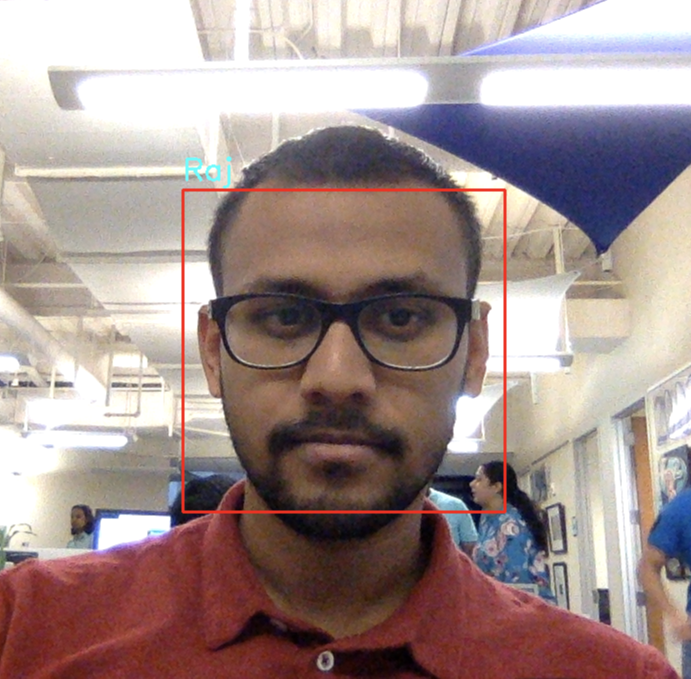
#> input picture sample.png, 1382 x 1357 px, given in place of the camera (shown at 1/2 size)
$ python face_recognition.py
#> lines starting #> are read from the running program, lines starting #| are printed output that depends on the picture; after the words box and inside, x2 and y2 are one past the last pixel; in counts of white or black regions, pixels touching at a corner belong together
"""
@author: likarajo
"""

import numpy as np
import cv2

# Source Camera location
#source = "rtsp://admin:admin2016@192.168.1.2//Streaming/Channels/2"
source = 0 # PC camera

# Load image data files
face_01 = np.load('./data/face_01.npy').reshape(20, 50*50*3)
#> (reads data/face_01.npy from the repository)
face_02 = np.load('./data/face_02.npy').reshape(20, 50*50*3)
#> (reads data/face_02.npy from the repository)

# Create dataset
data = np.concatenate([face_01, face_02])

# Prepare labels
labels = np.zeros((40, 1))
labels[:20, :] = 0.0     # Label 0 => Raj
labels[20:40, :] = 1.0

# Create dictionary to map labels to text
faces = {
    0: 'Raj',
    1: 'Surajit'
}

# Function to calculate Euclidean distance
def euclidean_distance(x1, x2):
    return np.sqrt(sum((x1-x2)**2))

# K Nearest Neighbors algorithm to detect label
def knn(x, train, targets, k=5):
    n = train.shape[0]
    dist = []
    for i in range(n):
        dist.append(euclidean_distance(x, train[i]))
    dist = np.asarray(dist)
    indx = np.argsort(dist)
    sorted_labels = labels[indx][:k]
    counts = np.unique(sorted_labels, return_counts=True)
    return counts[0][np.argmax(counts[1])]

# Haar Cascade Classifier object for face object detection
haarCascadeClf = cv2.CascadeClassifier('./haarcascade_frontalface_default.xml')

# Font object
font = cv2.FONT_HERSHEY_SIMPLEX

# Camera object to capture images
camera = cv2.VideoCapture(source)

print('Detecting Image...')

while True:
    # Capture image frame
    ret, frame = camera.read()
#> frame is the input picture: shape (1357, 1382, 3); mean B, G, R 142, 144.4, 162.9

    # If camera is working fine, proceed
    if ret == True:

        # Convert the current frame to grayscale
        grayFaceImg = cv2.cvtColor(frame, cv2.COLOR_BGR2GRAY)
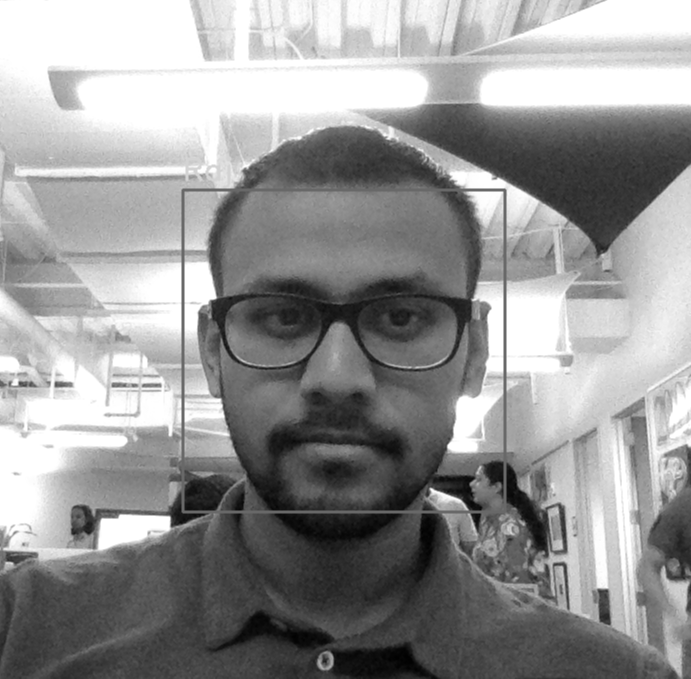
#> grayFaceImg: shape (1357, 1382) (shown at 1/2 size); min 0, max 255, mean 149.7

        # Detect objects of different sizes from the input image and return as a list of rectangles.
        # Using Haar-CascadeClassifier -> detectMultiScale(image, scaleFactor, minNeighbors)
        faceObjects = haarCascadeClf.detectMultiScale(grayFaceImg, 1.3, 5)
#> faceObjects = [[366, 382, 643, 643]]

        # For each face object we have the corner coordinates (x, y) and the width and height of the object
        for (x, y, w, h) in faceObjects:

            # Get the component from the captured frame
            face_component = frame[y:y+h, x:x+w, :]

            # Transform the component into a data by resizing
            face_data = cv2.resize(face_component, (50, 50))

            # Predict the label of the data using knn
            face_label = knn(face_data.flatten(), data, labels)

            # Map the label to its corresponding text
            text = faces[int(face_label)]

            # Render the specified text string in the image
            # putText(img, text, origin, fontFace, fontScale, color(BGR))
            cv2.putText(frame, text, (x, y-10), font, 1 , (255, 255, 0), 2)

            # Render a rectangle around the face in the frame for vizualization
            # rectangle(img, vertex, opp_vertex, color, thickness)
            cv2.rectangle(frame, (x, y), (x+w, y+h), (0, 0, 255), 2)
#> this loop made 1 pass
#> (x, y, w, h, n in knn, sorted_labels in knn, counts in knn, face_label) on pass 1: (366, 382, 643, 643, 40, [0, 0, 0, 0, 0], ([0], [5]), 0)
#> pass 1, `face_component = frame[y:y+h, x:x+w, :]`:
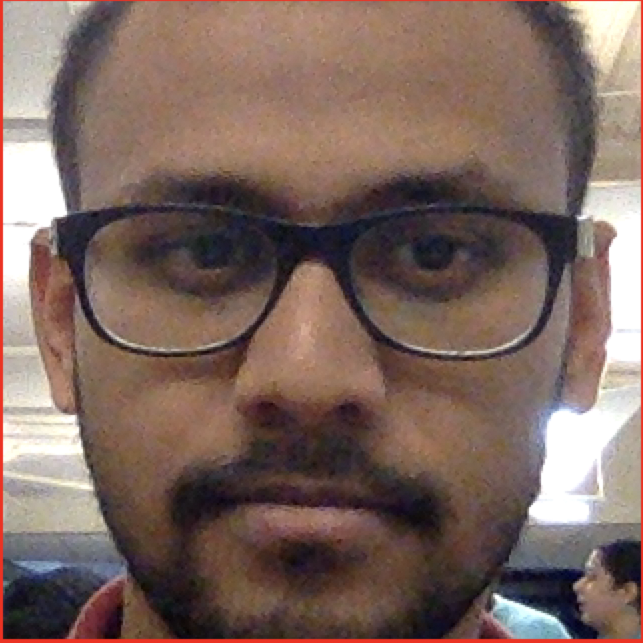
#> face_component: shape (643, 643, 3); mean B, G, R 95, 103.1, 125.1
#> pass 1, `face_data = cv2.resize(face_component, (50, 50))`:
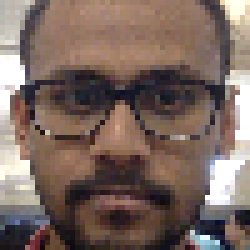
#> face_data: shape (50, 50, 3) (shown 5 times larger); mean B, G, R 96.1, 104, 123.3
#> after the loop:
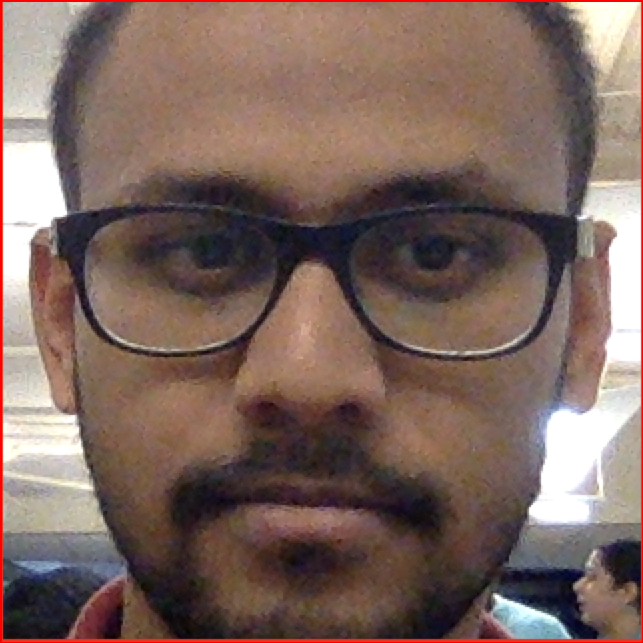
#> face_component: shape (643, 643, 3); 0.93% of pixels changed, all inside (x1, y1, x2, y2) = (0, 0, 643, 643)
#> after the loop:
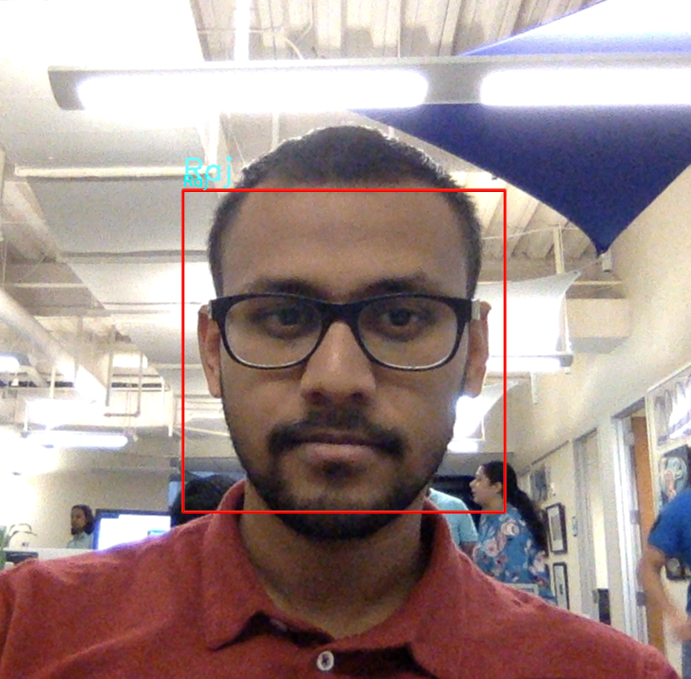
#> frame: shape (1357, 1382, 3) (shown at 1/2 size); 0.43% of pixels changed, all inside (x1, y1, x2, y2) = (365, 349, 1011, 1027)

        # Display the image frame in a window
        cv2.imshow('Image Frame', frame)

        # If user presses the 'Esc' key (id: 27) then stop with a delay of 1ms
        if(cv2.waitKey(1) == 27):
#> (key Esc is pressed here)
            print('End')
            break

    # If the camera is not working, print "error"
    else:
        print("Camera error")

# Destroy all of the opened HighGUI windows
camera.release()
cv2.destroyAllWindows()

exit()
#> (the program exits here)
